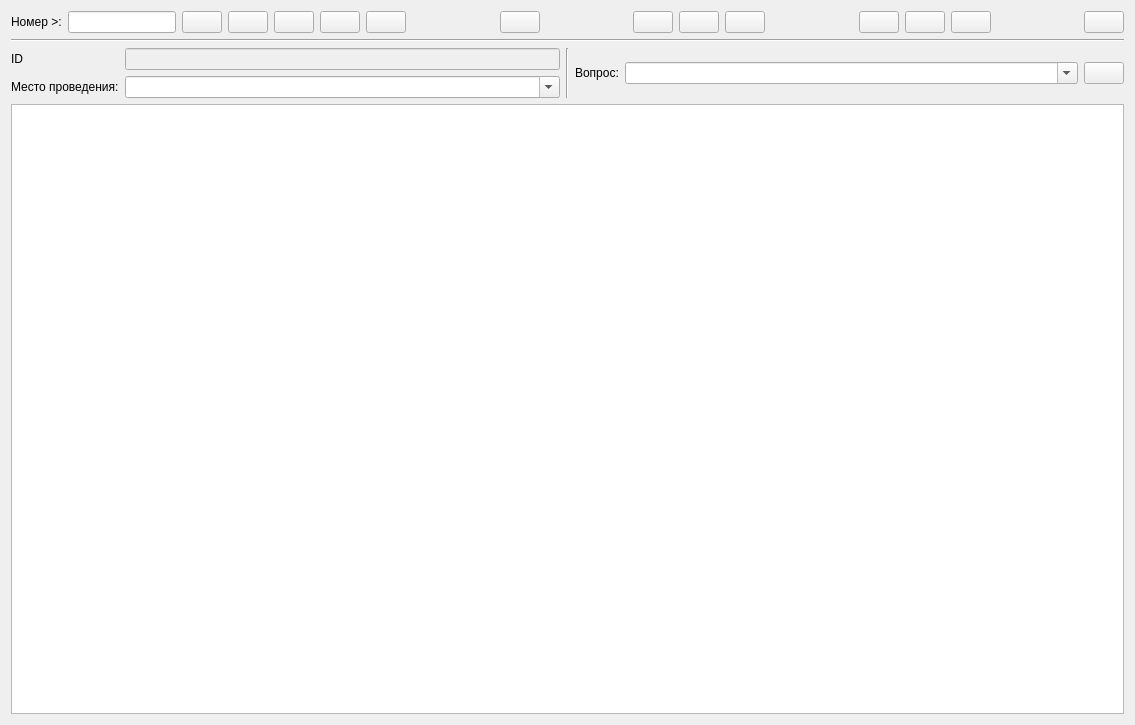
<?xml version="1.0" encoding="UTF-8"?>
<ui version="4.0">
 <class>FormQuestionnaire</class>
 <widget class="QWidget" name="FormQuestionnaire">
  <property name="geometry">
   <rect>
    <x>0</x>
    <y>0</y>
    <width>1135</width>
    <height>725</height>
   </rect>
  </property>
  <property name="windowTitle">
   <string>Form</string>
  </property>
  <layout class="QVBoxLayout" name="verticalLayout">
   <item>
    <layout class="QHBoxLayout" name="horizontalLayout_4">
     <item>
      <layout class="QHBoxLayout" name="horizontalLayout_3">
       <item>
        <layout class="QHBoxLayout" name="horizontalLayout">
         <item>
          <widget class="QLabel" name="label_3">
           <property name="text">
            <string>Номер &gt;:</string>
           </property>
          </widget>
         </item>
         <item>
          <widget class="QLineEdit" name="lineEdit_Flt"/>
         </item>
         <item>
          <widget class="QPushButton" name="pushButton_ClrFlt">
           <property name="sizePolicy">
            <sizepolicy hsizetype="Fixed" vsizetype="Fixed">
             <horstretch>0</horstretch>
             <verstretch>0</verstretch>
            </sizepolicy>
           </property>
           <property name="text">
            <string/>
           </property>
           <property name="icon">
            <iconset resource="res.qrc">
             <normaloff>:/pix/clear.png</normaloff>:/pix/clear.png</iconset>
           </property>
          </widget>
         </item>
        </layout>
       </item>
       <item>
        <widget class="QPushButton" name="pushButton_First">
         <property name="text">
          <string/>
         </property>
         <property name="icon">
          <iconset resource="res.qrc">
           <normaloff>:/pix/bb.png</normaloff>:/pix/bb.png</iconset>
         </property>
        </widget>
       </item>
       <item>
        <widget class="QPushButton" name="pushButton_Prev">
         <property name="text">
          <string/>
         </property>
         <property name="icon">
          <iconset resource="res.qrc">
           <normaloff>:/pix/b.png</normaloff>:/pix/b.png</iconset>
         </property>
        </widget>
       </item>
       <item>
        <widget class="QPushButton" name="pushButton_Next">
         <property name="text">
          <string/>
         </property>
         <property name="icon">
          <iconset resource="res.qrc">
           <normaloff>:/pix/f.png</normaloff>:/pix/f.png</iconset>
         </property>
        </widget>
       </item>
       <item>
        <widget class="QPushButton" name="pushButton_Last">
         <property name="text">
          <string/>
         </property>
         <property name="icon">
          <iconset resource="res.qrc">
           <normaloff>:/pix/ff.png</normaloff>:/pix/ff.png</iconset>
         </property>
        </widget>
       </item>
       <item>
        <spacer name="horizontalSpacer">
         <property name="orientation">
          <enum>Qt::Horizontal</enum>
         </property>
         <property name="sizeHint" stdset="0">
          <size>
           <width>40</width>
           <height>20</height>
          </size>
         </property>
        </spacer>
       </item>
       <item>
        <widget class="QPushButton" name="pushButton_Refr">
         <property name="text">
          <string/>
         </property>
         <property name="icon">
          <iconset resource="res.qrc">
           <normaloff>:/pix/reload.png</normaloff>:/pix/reload.png</iconset>
         </property>
        </widget>
       </item>
       <item>
        <spacer name="horizontalSpacer_2">
         <property name="orientation">
          <enum>Qt::Horizontal</enum>
         </property>
         <property name="sizeHint" stdset="0">
          <size>
           <width>40</width>
           <height>20</height>
          </size>
         </property>
        </spacer>
       </item>
       <item>
        <widget class="QPushButton" name="pushButton_Add">
         <property name="text">
          <string/>
         </property>
         <property name="icon">
          <iconset resource="res.qrc">
           <normaloff>:/pix/add.png</normaloff>:/pix/add.png</iconset>
         </property>
        </widget>
       </item>
       <item>
        <widget class="QPushButton" name="pushButton_Del">
         <property name="text">
          <string/>
         </property>
         <property name="icon">
          <iconset resource="res.qrc">
           <normaloff>:/pix/del.png</normaloff>:/pix/del.png</iconset>
         </property>
        </widget>
       </item>
       <item>
        <widget class="QPushButton" name="pushButton_erase">
         <property name="text">
          <string/>
         </property>
         <property name="icon">
          <iconset resource="res.qrc">
           <normaloff>:/pix/erase.png</normaloff>:/pix/erase.png</iconset>
         </property>
        </widget>
       </item>
       <item>
        <spacer name="horizontalSpacer_3">
         <property name="orientation">
          <enum>Qt::Horizontal</enum>
         </property>
         <property name="sizeHint" stdset="0">
          <size>
           <width>40</width>
           <height>20</height>
          </size>
         </property>
        </spacer>
       </item>
       <item>
        <widget class="QPushButton" name="pushButton_queryRep">
         <property name="toolTip">
          <string>Отчет по местам проведения</string>
         </property>
         <property name="text">
          <string/>
         </property>
         <property name="icon">
          <iconset resource="res.qrc">
           <normaloff>:/pix/queryS.png</normaloff>:/pix/queryS.png</iconset>
         </property>
         <property name="iconSize">
          <size>
           <width>32</width>
           <height>32</height>
          </size>
         </property>
        </widget>
       </item>
       <item>
        <widget class="QPushButton" name="pushButton_Rep_U">
         <property name="toolTip">
          <string>Отчет по удовлетворенности</string>
         </property>
         <property name="text">
          <string/>
         </property>
         <property name="icon">
          <iconset resource="res.qrc">
           <normaloff>:/pix/query.png</normaloff>:/pix/query.png</iconset>
         </property>
         <property name="iconSize">
          <size>
           <width>32</width>
           <height>32</height>
          </size>
         </property>
        </widget>
       </item>
       <item>
        <widget class="QPushButton" name="pushButton_ErrS">
         <property name="toolTip">
          <string>Проверка на ошибки в ответе МСП</string>
         </property>
         <property name="text">
          <string/>
         </property>
         <property name="icon">
          <iconset resource="res.qrc">
           <normaloff>:/pix/queryC.png</normaloff>:/pix/queryC.png</iconset>
         </property>
         <property name="iconSize">
          <size>
           <width>32</width>
           <height>32</height>
          </size>
         </property>
        </widget>
       </item>
       <item>
        <spacer name="horizontalSpacer_4">
         <property name="orientation">
          <enum>Qt::Horizontal</enum>
         </property>
         <property name="sizeHint" stdset="0">
          <size>
           <width>40</width>
           <height>20</height>
          </size>
         </property>
        </spacer>
       </item>
       <item>
        <widget class="QPushButton" name="pushButtonClose">
         <property name="text">
          <string/>
         </property>
         <property name="icon">
          <iconset resource="res.qrc">
           <normaloff>:/pix/exit.png</normaloff>:/pix/exit.png</iconset>
         </property>
         <property name="iconSize">
          <size>
           <width>32</width>
           <height>32</height>
          </size>
         </property>
         <property name="checkable">
          <bool>false</bool>
         </property>
        </widget>
       </item>
      </layout>
     </item>
    </layout>
   </item>
   <item>
    <widget class="Line" name="line">
     <property name="orientation">
      <enum>Qt::Horizontal</enum>
     </property>
    </widget>
   </item>
   <item>
    <layout class="QHBoxLayout" name="horizontalLayout_5">
     <item>
      <layout class="QFormLayout" name="formLayout">
       <item row="0" column="0">
        <widget class="QLabel" name="label_4">
         <property name="text">
          <string>ID</string>
         </property>
        </widget>
       </item>
       <item row="0" column="1">
        <widget class="QLineEdit" name="lineEdit_ID">
         <property name="enabled">
          <bool>false</bool>
         </property>
        </widget>
       </item>
       <item row="1" column="0">
        <widget class="QLabel" name="label">
         <property name="text">
          <string>Место проведения:</string>
         </property>
        </widget>
       </item>
       <item row="1" column="1">
        <widget class="QComboBox" name="comboBox_Place">
         <property name="editable">
          <bool>true</bool>
         </property>
        </widget>
       </item>
      </layout>
     </item>
     <item>
      <widget class="Line" name="line_2">
       <property name="orientation">
        <enum>Qt::Vertical</enum>
       </property>
      </widget>
     </item>
     <item>
      <layout class="QHBoxLayout" name="horizontalLayout_2" stretch="0,0,0">
       <property name="leftMargin">
        <number>0</number>
       </property>
       <item>
        <widget class="QLabel" name="label_2">
         <property name="text">
          <string>Вопрос:</string>
         </property>
        </widget>
       </item>
       <item>
        <widget class="QComboBox" name="comboBox_Questions">
         <property name="sizePolicy">
          <sizepolicy hsizetype="Expanding" vsizetype="Fixed">
           <horstretch>0</horstretch>
           <verstretch>0</verstretch>
          </sizepolicy>
         </property>
         <property name="editable">
          <bool>true</bool>
         </property>
        </widget>
       </item>
       <item>
        <widget class="QPushButton" name="pushButton_AddQuestions">
         <property name="text">
          <string/>
         </property>
         <property name="icon">
          <iconset resource="res.qrc">
           <normaloff>:/pix/add.png</normaloff>:/pix/add.png</iconset>
         </property>
        </widget>
       </item>
      </layout>
     </item>
    </layout>
   </item>
   <item>
    <widget class="QTableView" name="tableView"/>
   </item>
  </layout>
 </widget>
 <resources>
  <include location="res.qrc"/>
 </resources>
 <connections/>
</ui>
